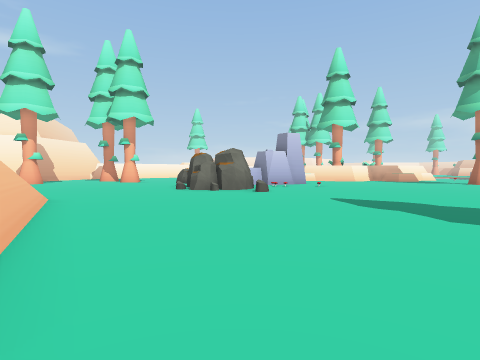
[1] (above)

20 first-person views from a walk through a Unity game level. The camera is 1.4 m above the floor, tilts 2° down and sees 80° across. The floor is counted in squares, 2 m on a side. Each view is taken from the middle of a square. On the plan, view 1 faces up. The plan holds only what a view shows up to about 10 squares ahead; the rest is blank. The place goes on beyond the plan. The player character is not drawn. Some surface patterns are stand-ins.

[2]
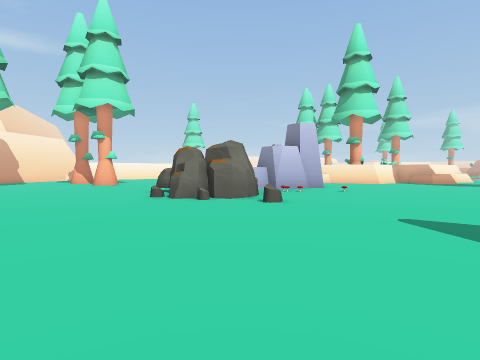

[3]
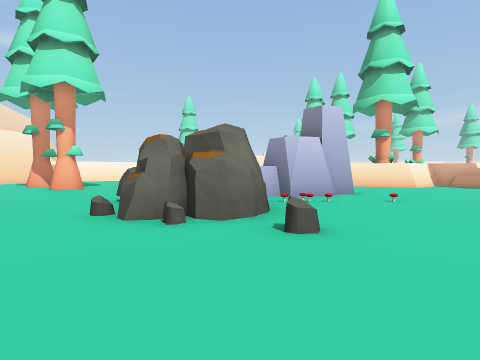

[4]
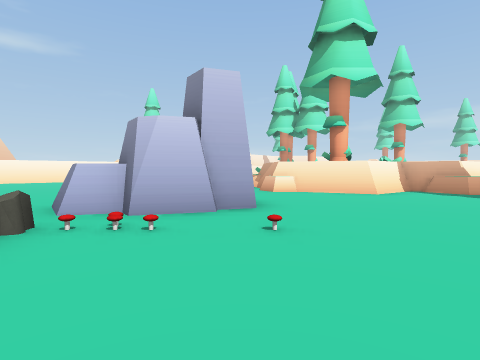

[5]
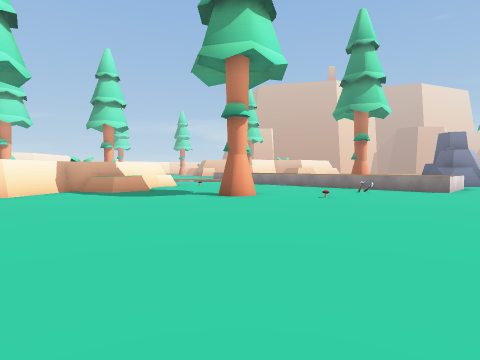

[6]
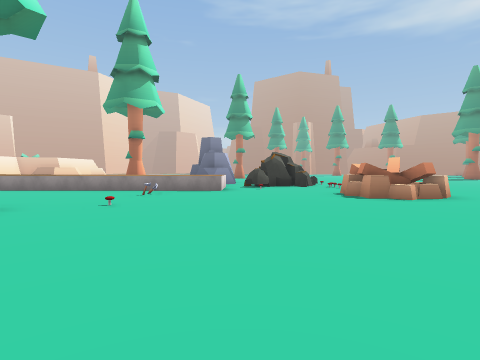

[7]
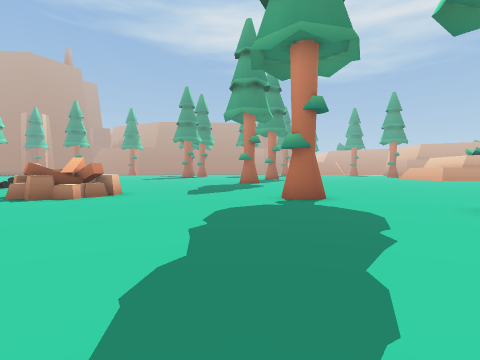

[8]
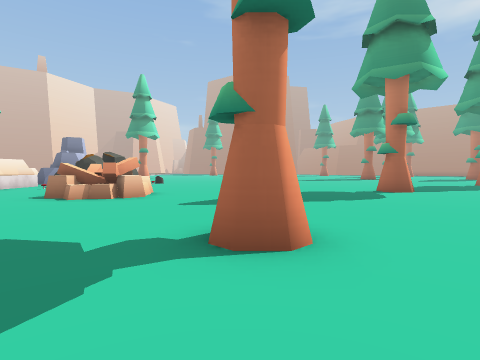

[9]
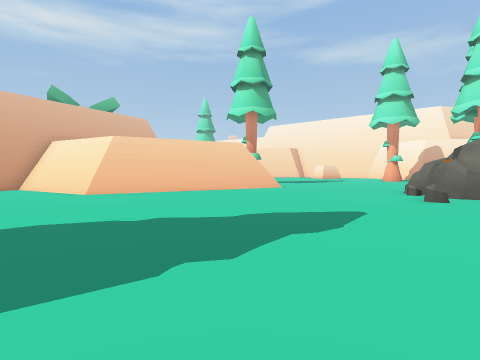

[10]
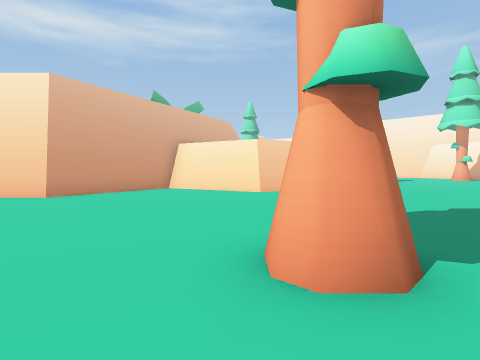

[11]
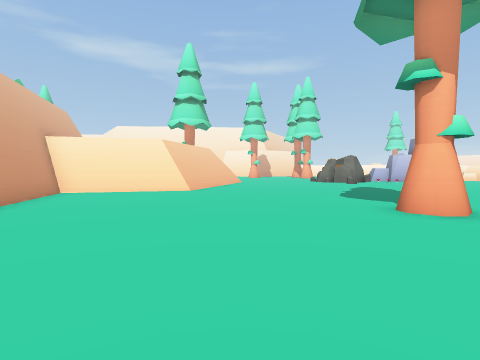

[12]
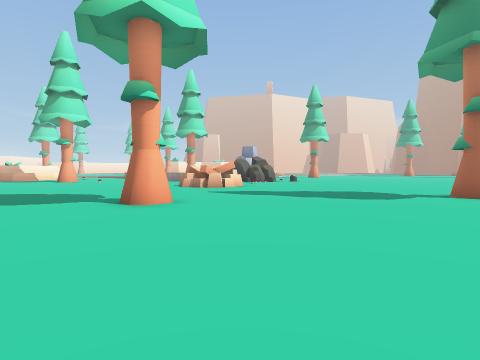

[13]
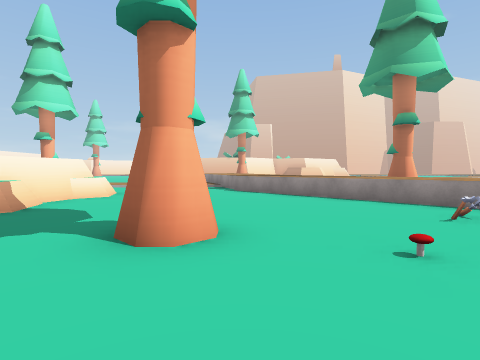

[14]
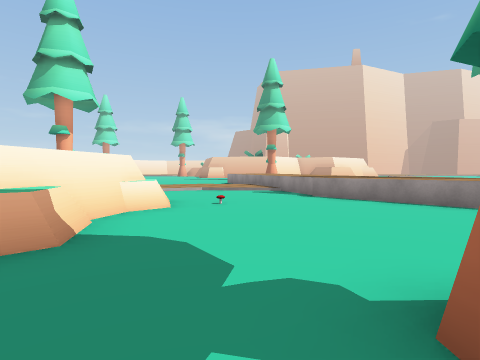

[15]
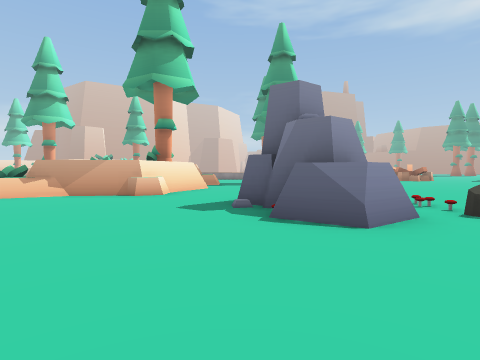

[16]
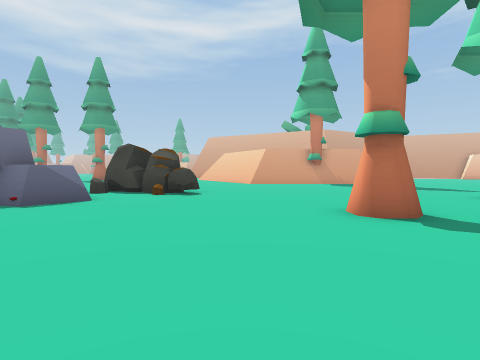

[17]
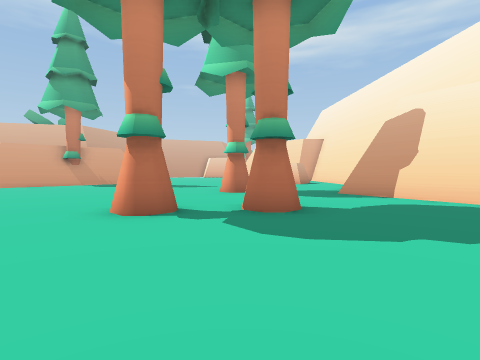

[18]
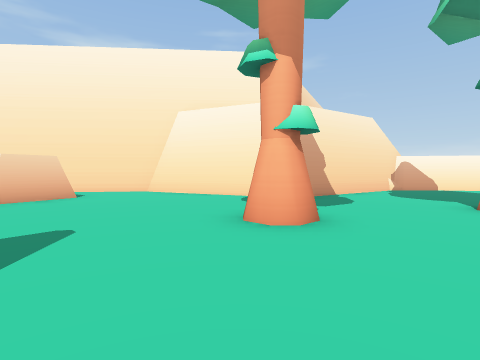

[19]
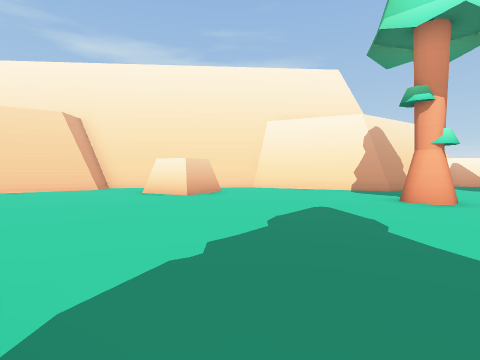

[20]
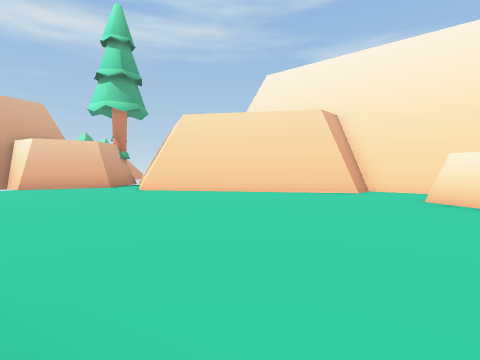

### Floor plan
Key: @ floor where view 1 was taken; # wall or solid block; . floor; / step, stairs or slope; = window, fence, low wall or low ledge; ^ raised ledge; T tree; R rock; A axe; O other object.
Columns run from 21 left of view 1 to 17 right of it. Each row starts with its distance up from view 1.
 22          #/..           =#          ./
 21          #........     ..#         .../
 20          #.........  ....#        #....
 19          #...............##    ####....
 18         ##...T............#######.....^
 17       ###......T...............^......^
 16     ###........T.......R..............^
 15    ##.....T..........RR# .............^
 14   ##......TT.........RR#R.......TT....^
 13  ##  #............OO..................^
 12  #..##.............OOO..............A.^
 11  #.................OOO..............O.^
 10  #........... ......OO................^
  9 ##...........  .......O................
  8 ##...........   .......................
  7 #............   .......................
  6 #........       ##.................OO..
  5 #........        #.................OOO
  4 #.......         ##................OOO.
  3 .......           #....................
  2 .....             ##...................
  1 ....              ##=......T...T.......
  0 ...               ##.@................
 -1 #                 ##...................
 -2                   #....................
 -3                   #....................
 -4                   ###................TT
 -5                     ##............ ....

Where each view was taken, in squares from view 1:
view 1: 0 up, 0 right, facing up
view 2: 3 up, 0 right, facing up
view 3: 6 up, 0 right, facing up
view 4: 9 up, 3 right, facing up
view 5: 8 up, 6 right, facing up-right
view 6: 9 up, 7 right, facing right
view 7: 7 up, 6 right, facing down-right
view 8: 1 up, 7 right, facing right
view 9: 5 up, 7 right, facing left
view 10: 0 up, 8 right, facing left
view 11: 5 down, 7 right, facing up-left
view 12: 5 down, 7 right, facing up-right
view 13: 11 up, 10 right, facing up-right
view 14: 14 up, 10 right, facing up-right
view 15: 16 up, 4 left, facing right
view 16: 21 up, 4 left, facing down
view 17: 21 up, 4 left, facing down-left
view 18: 11 up, 8 left, facing up-left
view 19: 7 up, 9 left, facing up-left
view 20: 7 up, 11 left, facing left
